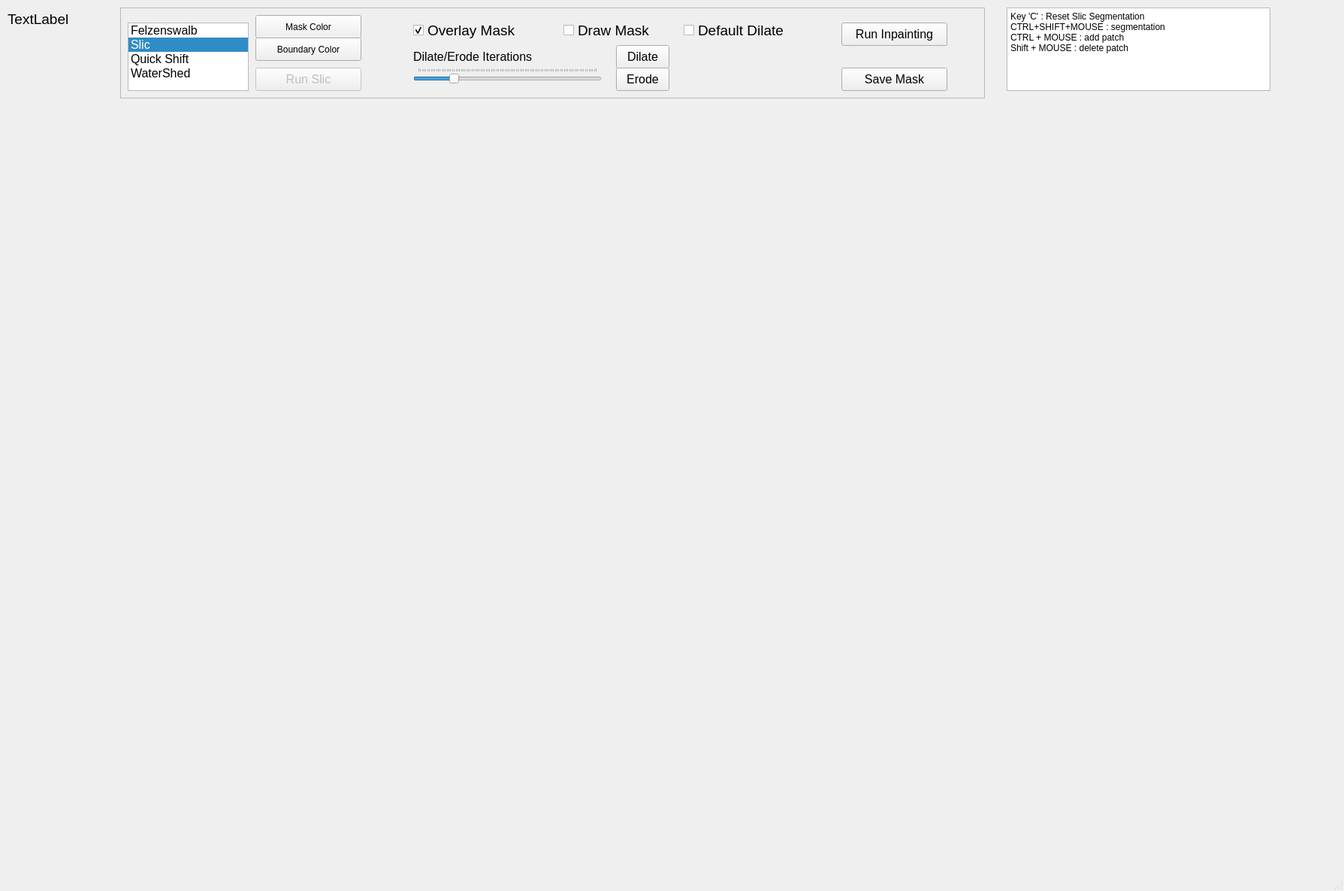
<?xml version="1.0" encoding="UTF-8"?>
<ui version="4.0">
 <class>MainWindow</class>
 <widget class="QMainWindow" name="MainWindow">
  <property name="geometry">
   <rect>
    <x>0</x>
    <y>0</y>
    <width>1789</width>
    <height>1186</height>
   </rect>
  </property>
  <property name="windowTitle">
   <string>MainWindow</string>
  </property>
  <widget class="QWidget" name="centralwidget">
   <widget class="QLabel" name="labelInfo">
    <property name="geometry">
     <rect>
      <x>10</x>
      <y>10</y>
      <width>811</width>
      <height>31</height>
     </rect>
    </property>
    <property name="font">
     <font>
      <family>Arial</family>
      <pointsize>14</pointsize>
     </font>
    </property>
    <property name="text">
     <string>TextLabel</string>
    </property>
   </widget>
   <widget class="QWidget" name="layoutWidget">
    <property name="geometry">
     <rect>
      <x>10</x>
      <y>150</y>
      <width>1771</width>
      <height>1001</height>
     </rect>
    </property>
    <layout class="QVBoxLayout" name="layout">
     <property name="spacing">
      <number>0</number>
     </property>
    </layout>
   </widget>
   <widget class="QFrame" name="frame">
    <property name="geometry">
     <rect>
      <x>160</x>
      <y>10</y>
      <width>1151</width>
      <height>121</height>
     </rect>
    </property>
    <property name="frameShape">
     <enum>QFrame::StyledPanel</enum>
    </property>
    <property name="frameShadow">
     <enum>QFrame::Raised</enum>
    </property>
    <widget class="QCheckBox" name="checkBoxOverlayMask">
     <property name="geometry">
      <rect>
       <x>390</x>
       <y>20</y>
       <width>181</width>
       <height>21</height>
      </rect>
     </property>
     <property name="font">
      <font>
       <pointsize>14</pointsize>
      </font>
     </property>
     <property name="text">
      <string>Overlay Mask</string>
     </property>
     <property name="checked">
      <bool>true</bool>
     </property>
    </widget>
    <widget class="QPushButton" name="btnMaskColor">
     <property name="geometry">
      <rect>
       <x>180</x>
       <y>10</y>
       <width>141</width>
       <height>31</height>
      </rect>
     </property>
     <property name="text">
      <string>Mask Color</string>
     </property>
    </widget>
    <widget class="QListWidget" name="listSlicWidget">
     <property name="geometry">
      <rect>
       <x>10</x>
       <y>20</y>
       <width>161</width>
       <height>91</height>
      </rect>
     </property>
     <property name="font">
      <font>
       <pointsize>12</pointsize>
      </font>
     </property>
     <property name="currentRow">
      <number>1</number>
     </property>
     <item>
      <property name="text">
       <string>Felzenswalb</string>
      </property>
     </item>
     <item>
      <property name="text">
       <string>Slic</string>
      </property>
     </item>
     <item>
      <property name="text">
       <string>Quick Shift</string>
      </property>
     </item>
     <item>
      <property name="text">
       <string>WaterShed</string>
      </property>
     </item>
    </widget>
    <widget class="QPushButton" name="btnRunSlic">
     <property name="enabled">
      <bool>false</bool>
     </property>
     <property name="geometry">
      <rect>
       <x>180</x>
       <y>80</y>
       <width>141</width>
       <height>31</height>
      </rect>
     </property>
     <property name="font">
      <font>
       <pointsize>12</pointsize>
      </font>
     </property>
     <property name="text">
      <string>Run Slic</string>
     </property>
    </widget>
    <widget class="QPushButton" name="btnSaveMask">
     <property name="geometry">
      <rect>
       <x>960</x>
       <y>80</y>
       <width>141</width>
       <height>31</height>
      </rect>
     </property>
     <property name="font">
      <font>
       <pointsize>12</pointsize>
      </font>
     </property>
     <property name="text">
      <string>Save Mask</string>
     </property>
    </widget>
    <widget class="QSlider" name="hSliderBuffer">
     <property name="geometry">
      <rect>
       <x>390</x>
       <y>80</y>
       <width>251</width>
       <height>21</height>
      </rect>
     </property>
     <property name="font">
      <font>
       <pointsize>12</pointsize>
      </font>
     </property>
     <property name="maximum">
      <number>100</number>
     </property>
     <property name="pageStep">
      <number>10</number>
     </property>
     <property name="value">
      <number>20</number>
     </property>
     <property name="orientation">
      <enum>Qt::Horizontal</enum>
     </property>
     <property name="invertedAppearance">
      <bool>false</bool>
     </property>
     <property name="tickPosition">
      <enum>QSlider::TicksAbove</enum>
     </property>
     <property name="tickInterval">
      <number>1</number>
     </property>
    </widget>
    <widget class="QLabel" name="labelDilateValue">
     <property name="geometry">
      <rect>
       <x>390</x>
       <y>50</y>
       <width>211</width>
       <height>31</height>
      </rect>
     </property>
     <property name="font">
      <font>
       <family>Arial</family>
       <pointsize>12</pointsize>
      </font>
     </property>
     <property name="text">
      <string>Dilate/Erode Iterations</string>
     </property>
    </widget>
    <widget class="QPushButton" name="btnDilate">
     <property name="geometry">
      <rect>
       <x>660</x>
       <y>50</y>
       <width>71</width>
       <height>31</height>
      </rect>
     </property>
     <property name="font">
      <font>
       <pointsize>12</pointsize>
      </font>
     </property>
     <property name="text">
      <string>Dilate</string>
     </property>
    </widget>
    <widget class="QCheckBox" name="checkBoxDrawMask">
     <property name="geometry">
      <rect>
       <x>590</x>
       <y>20</y>
       <width>181</width>
       <height>21</height>
      </rect>
     </property>
     <property name="font">
      <font>
       <pointsize>14</pointsize>
      </font>
     </property>
     <property name="text">
      <string>Draw Mask</string>
     </property>
    </widget>
    <widget class="QPushButton" name="btnSegmentColor">
     <property name="geometry">
      <rect>
       <x>180</x>
       <y>40</y>
       <width>141</width>
       <height>31</height>
      </rect>
     </property>
     <property name="text">
      <string>Boundary Color</string>
     </property>
    </widget>
    <widget class="QPushButton" name="btnRunInPainting">
     <property name="geometry">
      <rect>
       <x>960</x>
       <y>20</y>
       <width>141</width>
       <height>31</height>
      </rect>
     </property>
     <property name="font">
      <font>
       <pointsize>12</pointsize>
      </font>
     </property>
     <property name="text">
      <string>Run Inpainting</string>
     </property>
    </widget>
    <widget class="QPushButton" name="btnErode">
     <property name="geometry">
      <rect>
       <x>660</x>
       <y>80</y>
       <width>71</width>
       <height>31</height>
      </rect>
     </property>
     <property name="font">
      <font>
       <pointsize>12</pointsize>
      </font>
     </property>
     <property name="text">
      <string>Erode</string>
     </property>
    </widget>
    <widget class="QCheckBox" name="checkBoxDefalutDilate">
     <property name="geometry">
      <rect>
       <x>750</x>
       <y>20</y>
       <width>181</width>
       <height>21</height>
      </rect>
     </property>
     <property name="font">
      <font>
       <pointsize>14</pointsize>
      </font>
     </property>
     <property name="text">
      <string>Default Dilate</string>
     </property>
    </widget>
   </widget>
   <widget class="QPlainTextEdit" name="plainTextEdit">
    <property name="geometry">
     <rect>
      <x>1340</x>
      <y>10</y>
      <width>351</width>
      <height>111</height>
     </rect>
    </property>
    <property name="plainText">
     <string>Key 'C' : Reset Slic Segmentation
CTRL+SHIFT+MOUSE : segmentation
CTRL + MOUSE : add patch
Shift + MOUSE : delete patch</string>
    </property>
   </widget>
  </widget>
  <widget class="QMenuBar" name="menubar">
   <property name="geometry">
    <rect>
     <x>0</x>
     <y>0</y>
     <width>1789</width>
     <height>20</height>
    </rect>
   </property>
  </widget>
  <widget class="QStatusBar" name="statusbar"/>
 </widget>
 <resources/>
 <connections/>
</ui>
